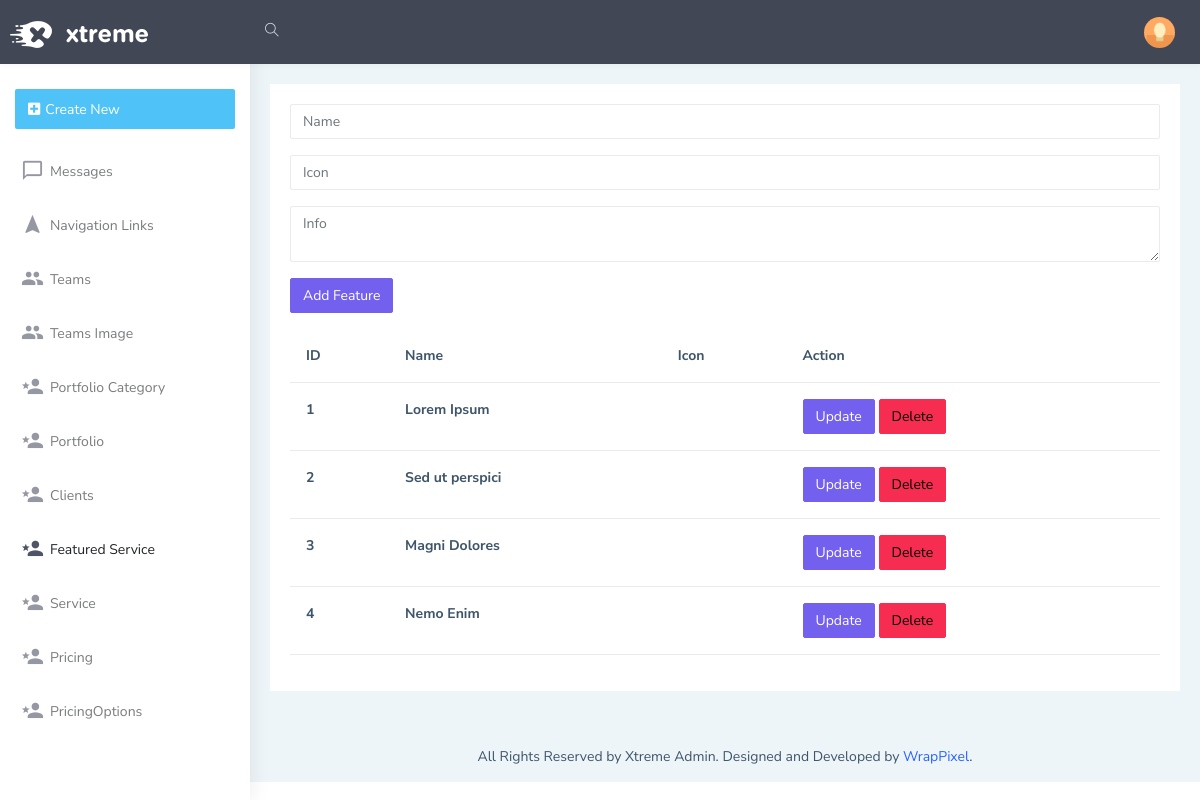
The app's page /admin/featuredservice, older data.
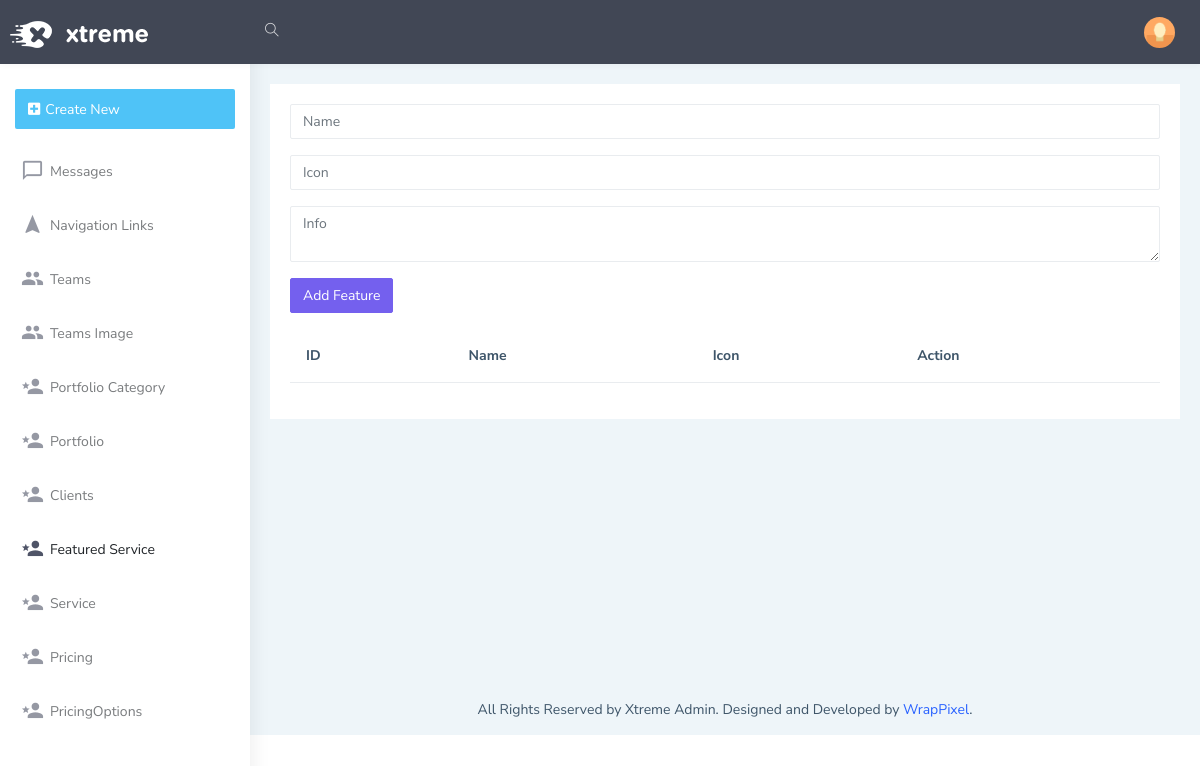
The same page, newer data.
### models.py (models this page shows)
class FeaturedServices(db.Model):
    Id=db.Column(db.Integer,primary_key=True,autoincrement=True)
    icon=db.Column(db.String(50))
    name=db.Column(db.String(50))
    info=db.Column(db.String(250))

### admin/routes.py (the view)
@admin_bp.route('/featuredservice', methods=['GET','POST'])
def featuredservice():
    featuredserviceform=FeaturedserviceForm()
    featuredservices=FeaturedServices.query.all()
    return render_template('admin/featuredservice/featuredservice.html',featuredserviceform=featuredserviceform,featuredservices=featuredservices)

### admin/forms.py
class FeaturedserviceForm(FlaskForm):
    name=StringField('name')
    icon=StringField('icon')
    info=TextAreaField('info')
    submit=SubmitField('Add Feature')

### admin/templates/admin/featuredservice/featuredservice.html (shortened to what this page needs)
{% extends 'admin/layout.html' %}
{% block body %}
<form action="/admin/featuredservice/add" method="POST" enctype="multipart/form-data">
    <div class="mb-3">
      {{featuredserviceform.name(class="form-control", id="exampleFormControlInput1", placeholder="Name")}}
    </div>
    <div class="mb-3">
      {{featuredserviceform.icon(class="form-control my-3", id="exampleFormControlInput1", placeholder="Icon")}}
    </div>
    <div class="mb-3">
      {{featuredserviceform.info(class="form-control", id="exampleFormControlInput1", placeholder="Info")}}
    </div>
    <div class="mb-3">
      {{featuredserviceform.submit(class="btn btn-primary", id="exampleFormControlInput1", placeholder="Add Feature")}}
    </div>
<table class="table">
  <thead>
    <tr>
      <th scope="col">ID</th>
      <th scope="col">Name</th>
      <th scope="col">Icon</th>
      <th scope="col">Action</th>
    </tr>
  </thead>
  <tbody>
    {% for featuredservice in featuredservices %}
      <tr>
        <th>{{featuredservice.Id}}</th>
        <th>{{featuredservice.name}}</th>
        <th>
        </th>
        <th>
          <a href="/admin/featuredservice/update/{{featuredservice.Id}}" class="btn btn-primary">Update</a>
          <a href="/admin/featuredservice/delete/{{featuredservice.Id}}" class="btn btn-danger">Delete</a>
        </th>
      </tr>
    {% endfor %}
  </tbody>
</table>
{% endblock %}}

Row changes from the older to the newer data that the page shows:
removed FeaturedServices: Id "1", name "Lorem Ipsum"
removed FeaturedServices: Id "2", name "Sed ut perspici"
removed FeaturedServices: Id "3", name "Magni Dolores"
removed FeaturedServices: Id "4", name "Nemo Enim"
